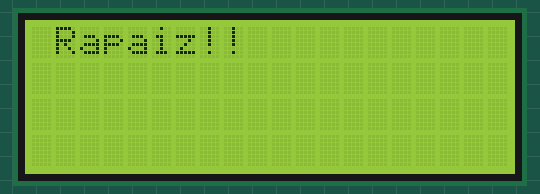
Recording of a sketch running on a simulated Arduino Uno, built with avr-gcc and run on an emulated ATmega328P. On the bench: 20×4 character LCD.

Above: at 0.1 s.
At 2.1 s:
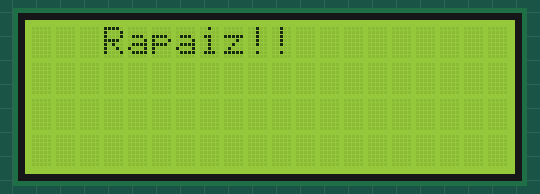
At 4.1 s:
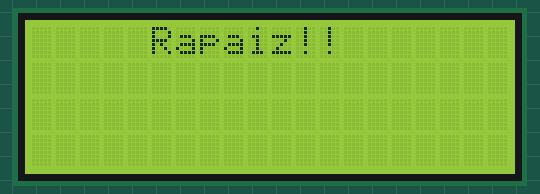
At 8.1 s:
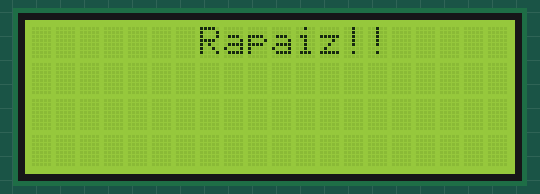
At 11.1 s:
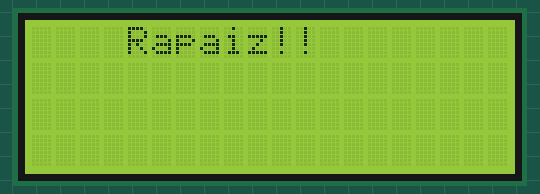
At 17.1 s:
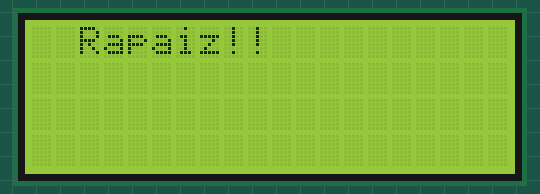

Measured:
- by itself, everything shown: repeats every 16.0 s, in 16 steps
- what the display in image 1 shows lasts 1.0 s, from 2.1 s to 3.1 s

The sketch:

DisplayLCD.ino
```cpp
#include <LiquidCrystal_I2C.h>

String payload = "Rapaiz!!";
int compareSize;
int delayTime = 1000;

LiquidCrystal_I2C lcd(0x27,20,4);

void setup()
{
  lcd.init();
  lcd.backlight();
  compareSize = 16 - payload.length();
}

void changePayload()
{
    lcd.setCursor(0, 0);
    lcd.print(payload);
}

void loop()
{
    changePayload();

    for(int position = 0; position < compareSize; position++)
    {
      lcd.scrollDisplayRight();
      delay(delayTime);
    }

    for(int position = 0; position < compareSize; position++)
    {
      lcd.scrollDisplayLeft();
      delay(delayTime);
    }
}
```
